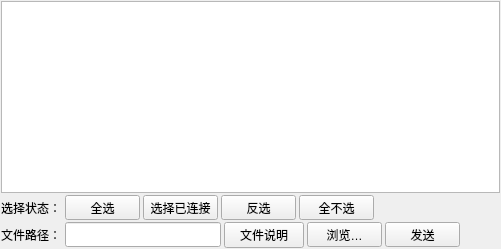
            <widget class="QWidget" name="page_13">
             <layout class="QGridLayout" name="gridLayout_13">
              <property name="margin">
               <number>1</number>
              </property>
              <property name="spacing">
               <number>1</number>
              </property>
              <item row="0" column="0">
               <layout class="QVBoxLayout" name="verticalLayout_4">
                <property name="spacing">
                 <number>2</number>
                </property>
                <item>
                 <widget class="QTableWidget" name="QNews"/>
                </item>
                <item>
                 <layout class="QHBoxLayout" name="horizontalLayout_11">
                  <property name="spacing">
                   <number>3</number>
                  </property>
                  <item>
                   <widget class="QLabel" name="label_10">
                    <property name="minimumSize">
                     <size>
                      <width>61</width>
                      <height>25</height>
                     </size>
                    </property>
                    <property name="maximumSize">
                     <size>
                      <width>61</width>
                      <height>25</height>
                     </size>
                    </property>
                    <property name="text">
                     <string>选择状态：</string>
                    </property>
                   </widget>
                  </item>
                  <item>
                   <widget class="QPushButton" name="QpbtnCheckAllM">
                    <property name="minimumSize">
                     <size>
                      <width>75</width>
                      <height>25</height>
                     </size>
                    </property>
                    <property name="maximumSize">
                     <size>
                      <width>75</width>
                      <height>25</height>
                     </size>
                    </property>
                    <property name="text">
                     <string>全选</string>
                    </property>
                   </widget>
                  </item>
                  <item>
                   <widget class="QPushButton" name="QpbtnCheckOnlineM">
                    <property name="minimumSize">
                     <size>
                      <width>75</width>
                      <height>25</height>
                     </size>
                    </property>
                    <property name="maximumSize">
                     <size>
                      <width>75</width>
                      <height>25</height>
                     </size>
                    </property>
                    <property name="text">
                     <string>选择已连接</string>
                    </property>
                   </widget>
                  </item>
                  <item>
                   <widget class="QPushButton" name="QpbtnCheckUnselectM">
                    <property name="minimumSize">
                     <size>
                      <width>75</width>
                      <height>25</height>
                     </size>
                    </property>
                    <property name="maximumSize">
                     <size>
                      <width>75</width>
                      <height>25</height>
                     </size>
                    </property>
                    <property name="text">
                     <string>反选</string>
                    </property>
                   </widget>
                  </item>
                  <item>
                   <widget class="QPushButton" name="QpbtnCheckInverM">
                    <property name="minimumSize">
                     <size>
                      <width>75</width>
                      <height>25</height>
                     </size>
                    </property>
                    <property name="maximumSize">
                     <size>
                      <width>75</width>
                      <height>25</height>
                     </size>
                    </property>
                    <property name="text">
                     <string>全不选</string>
                    </property>
                   </widget>
                  </item>
                  <item>
                   <spacer name="horizontalSpacer_5">
                    <property name="orientation">
                     <enum>Qt::Horizontal</enum>
                    </property>
                    <property name="sizeHint" stdset="0">
                     <size>
                      <width>40</width>
                      <height>20</height>
                     </size>
                    </property>
                   </spacer>
                  </item>
                 </layout>
                </item>
                <item>
                 <layout class="QHBoxLayout" name="horizontalLayout_12">
                  <property name="spacing">
                   <number>3</number>
                  </property>
                  <item>
                   <widget class="QLabel" name="label_11">
                    <property name="minimumSize">
                     <size>
                      <width>61</width>
                      <height>25</height>
                     </size>
                    </property>
                    <property name="maximumSize">
                     <size>
                      <width>61</width>
                      <height>25</height>
                     </size>
                    </property>
                    <property name="text">
                     <string>文件路径：</string>
                    </property>
                   </widget>
                  </item>
                  <item>
                   <widget class="QLineEdit" name="QlinePath">
                    <property name="minimumSize">
                     <size>
                      <width>156</width>
                      <height>25</height>
                     </size>
                    </property>
                    <property name="maximumSize">
                     <size>
                      <width>156</width>
                      <height>25</height>
                     </size>
                    </property>
                   </widget>
                  </item>
                  <item>
                   <widget class="QPushButton" name="QpbtnExplain">
                    <property name="text">
                     <string>文件说明</string>
                    </property>
                   </widget>
                  </item>
                  <item>
                   <widget class="QPushButton" name="QpbtnBrowse">
                    <property name="minimumSize">
                     <size>
                      <width>75</width>
                      <height>25</height>
                     </size>
                    </property>
                    <property name="maximumSize">
                     <size>
                      <width>75</width>
                      <height>25</height>
                     </size>
                    </property>
                    <property name="text">
                     <string>浏览…</string>
                    </property>
                   </widget>
                  </item>
                  <item>
                   <widget class="QPushButton" name="QpbtnSendM">
                    <property name="minimumSize">
                     <size>
                      <width>75</width>
                      <height>25</height>
                     </size>
                    </property>
                    <property name="maximumSize">
                     <size>
                      <width>75</width>
                      <height>25</height>
                     </size>
                    </property>
                    <property name="text">
                     <string>发送</string>
                    </property>
                   </widget>
                  </item>
                  <item>
                   <spacer name="horizontalSpacer_6">
                    <property name="orientation">
                     <enum>Qt::Horizontal</enum>
                    </property>
                    <property name="sizeHint" stdset="0">
                     <size>
                      <width>40</width>
                      <height>20</height>
                     </size>
                    </property>
                   </spacer>
                  </item>
                 </layout>
                </item>
               </layout>
              </item>
             </layout>
            </widget>
